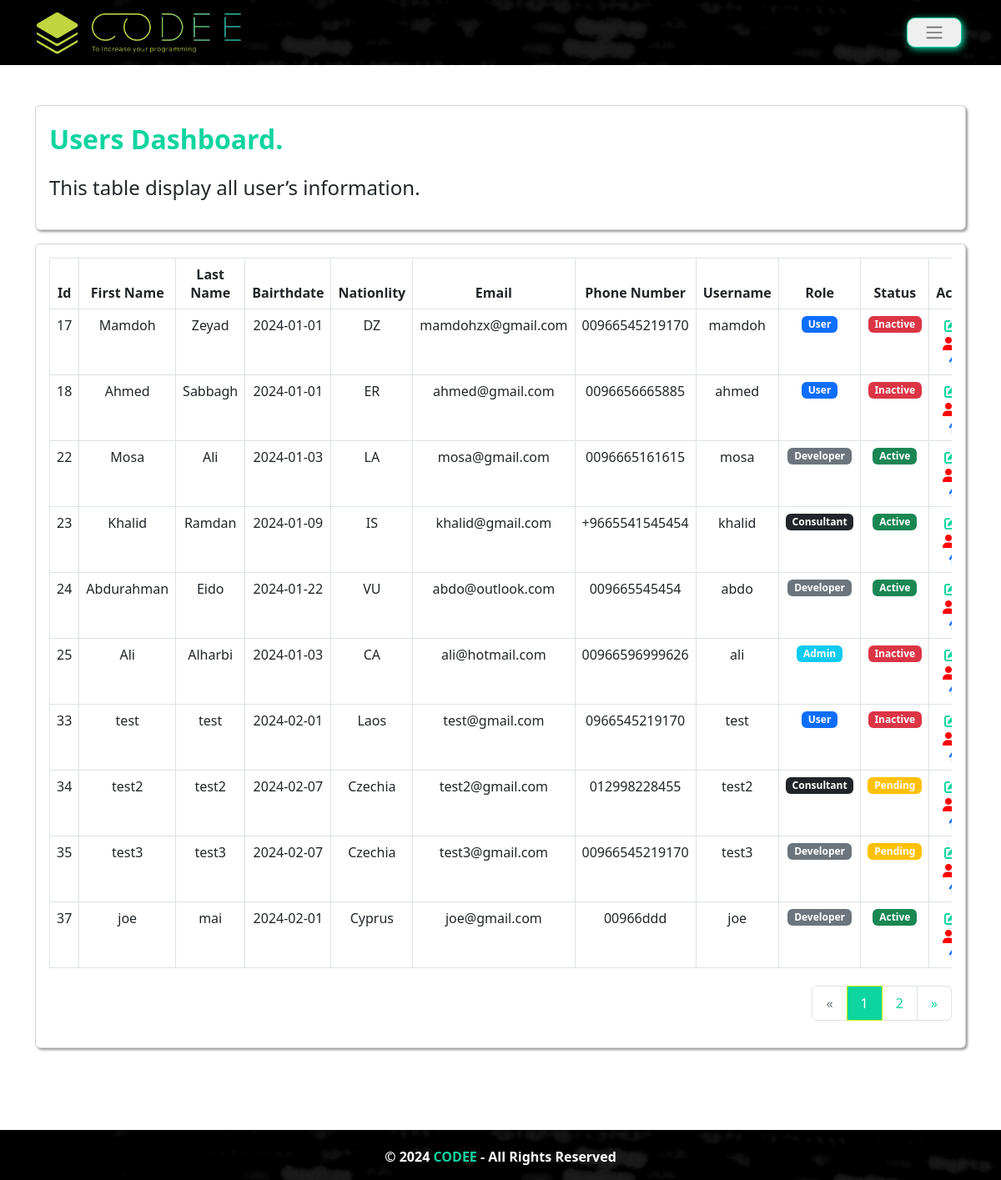
/views/admin.php (signed in), run on the app's committed database.
### tables this page shows
CREATE TABLE `users` (
  `id` int(11) NOT NULL,
  `first_name` varchar(30) NOT NULL,
  `last_name` varchar(30) NOT NULL,
  `birthdate` varchar(30) NOT NULL,
  `nationality` varchar(30) NOT NULL,
  `email` varchar(30) NOT NULL,
  `phone_number` varchar(30) NOT NULL,
  `username` varchar(30) NOT NULL,
  `password` varchar(250) NOT NULL,
  `role` varchar(30) NOT NULL,
  `status` varchar(30) NOT NULL
);

### views/admin.php (the view, shortened to what this page needs)
<?php
    require_once('../includes/partials/header.php');
    include("../includes/functions.php");
    if (isset($_SESSION['username']) && isset($_SESSION['first_name']) && isset($_SESSION['last_name'])) {
?>
<nav class="navbar my_navbar2">
    <div class="container">
        <a class="navbar-brand" href="home.php"><img class="my_logo" src="../assets/img/codee-logo.png" alt=""></a>
        <button class="my_btn1" type="button" data-bs-toggle="offcanvas" data-bs-target="#offcanvasNavbar" aria-controls="offcanvasNavbar">
        <span class="navbar-toggler-icon"></span>
        </button>
    </div>
</nav>
<div class="content-body mt-5">
    <div class="container">
        <div class="col-xl-12">
            <div class="card card_shadow">
                <div class="card-body">
                    <p class="my_header_font">Users Dashboard.</p>
                    <p class="light_font">This table display all user’s information.</p>
                </div>
            </div>
        </div>
    </div>
</div>
<div class="content-body mt-3 mb-5">
    <div class="container">
        <div class="col-xl-12">
            <div class="card card_shadow">
                <div class="card-body">
                    <div class="table-responsive">
                        <table class="table table-bordered verticle-middle text-center">
                            <thead>
                                <tr>
                                    <th scope="col">Id</th>
                                    <th scope="col">First Name</th>
                                    <th scope="col">Last Name</th>
                                    <th scope="col">Bairthdate</th>
                                    <th scope="col">Nationlity</th>
                                    <th scope="col">Email</th>
                                    <th scope="col">Phone Number</th>
                                    <th scope="col">Username</th>
                                    <th scope="col">Role</th>
                                    <th scope="col">Status</th>
                                    <th scope="col">Action</th>
                                </tr>
                            </thead>
                            <tbody>
                                <?php
                                    include("../includes/mysql_inti.php");
                                    function displayRoleBadge($role)
                                    {
                                        if ($role === "User")
                                            return 'badge bg-primary';
                                        else if ($role === "Developer")
                                            return 'badge bg-secondary';
                                        else if ($role === "Consultant")
                                            return 'badge bg-dark';
                                        else if ($role === "Admin")
                                            return 'badge bg-info';
                                        else
                                            return 'badge bg-info';
                                    }
                                    function displayStatusBadge($status)
                                    {
                                        if ($status === "Active")
                                            return 'badge bg-success';
                                        else if ($status === "Inactive")
                                            return 'badge bg-danger';
                                        else if ($status === "Pending")
                                            return 'badge bg-warning';
                                        else
                                            return 'badge bg-info';
                                    }
                                    function displayRow($rowId, $id, $first_name, $last_name, $bairthdate,
                                    $nationlity, $email, $phone_Number, $username, $role, $status){
                                        echo '<tr data-row-id="' . $rowId . '">';
                                        echo '<td class="text-left">' . $id . '</td>';
                                        echo '<td class="text-left">' . $first_name . '</td>';
                                        echo '<td class="text-left">' . $last_name . '</td>';
                                        echo '<td class="text-left">' . $bairthdate . '</td>';
                                        echo '<td class="text-left">' . $nationlity . '</td>';
                                        echo '<td class="text-left">' . $email . '</td>';
                                        echo '<td class="text-left">' . $phone_Number . '</td>';
                                        echo '<td class="text-left">' . $username . '</td>';
                                        echo '<td class="text-left"><span class="' . displayRoleBadge($role) . '">' . $role . ' </td>';
                                        echo '<td class="text-left"><span class="' . displayStatusBadge($status) . '">' . $status . '</td>';
                                        echo ' <td>';
                                        echo '<a data-bs-toggle="modal" data-bs-target="#exampleModal" title="Edit" href="javascript:void()" class="mr-4 pe-3 edit_icon" data-toggle="tooltip" data-placement="top"
                                            data-original-title="Edit" data-id="' . $id . '"><i class="fa-solid fa-pen-to-square"></i></a>';
                                        echo '<a title="Delete" href="javascript:void()" class="pe-3 delete_icon" data-toggle="tooltip" data-placement="top"
                                             data-original-title="Delete" data-id="' . $id . '"><i class="fa-solid fa-user-xmark"></i></a></span>';
                                        echo '<a data-bs-toggle="modal" data-bs-target="#exampleModal1" title="Verify User" href="javascript:void()" class="verify_icon" data-toggle="tooltip" data-placement="top"
                                             data-original-title="Verify" data-id="' . $id . '"><i class="fa-solid fa-person-circle-check"></i></a></span>';
                                        echo '</td>';
                                        echo '</tr>';
                                    }
                                    $rowsPerPage = 10;
                                    $page = isset($_GET['page']) ? intval($_GET['page']) : 1;
                                    $offset = ($page - 1) * $rowsPerPage;
                                    $sql = "SELECT * FROM users LIMIT $offset, $rowsPerPage";
                                    $result = mysqli_query($conn, $sql);
                                    $counter = 0;
                                    while ($row = mysqli_fetch_assoc($result)) {
                                        displayRow($counter, $row["id"], $row["first_name"], $row["last_name"], $row["birthdate"],
                                        $row["nationality"], $row["email"], $row["phone_number"], $row["username"], $row["role"], $row["status"]);
                                        $counter++;
                                    }
                                    $totalRowsQuery = "SELECT COUNT(*) AS total FROM users";
                                    $totalResult = mysqli_query($conn, $totalRowsQuery);
                                    $totalRows = mysqli_fetch_assoc($totalResult)['total'];
                                    echo '</tbody>';
                                    echo '</table>';
                                    echo '<div class="pagination d-flex justify-content-end">';
                                    echo '<ul class="pagination">';
                                    echo '<li class="page-item ' . ($page <= 1 ? 'disabled' : '') . '">';
                                    echo '<a class="page-link" href="?page=' . ($page - 1) . '" aria-label="Previous">';
                                    echo '<span aria-hidden="true">&laquo;</span>';
                                    echo '</a>';
                                    echo '</li>';
                                    for ($i = max(1, $page - 2); $i <= min($page + 2, ceil($totalRows / $rowsPerPage)); $i++) {
                                        echo '<li class="page-item ' . ($i == $page ? 'active' : '') . '">';
                                        echo '<a class="page-link" href="?page=' . $i . '">' . $i . '</a>';
                                        echo '</li>';
                                    }
                                    echo '<li class="page-item ' . ($page >= ceil($totalRows / $rowsPerPage) ? 'disabled' : '') . '">';
                                    echo '<a class="page-link" href="?page=' . ($page + 1) . '" aria-label="Next">';
                                    echo '<span aria-hidden="true">&raquo;</span>';
                                    echo '</a>';
                                    echo '</li>';
                                    echo '</ul>';
                                    echo '</div>';
                                ?>
                    </div>
                </div>
            </div>
        </div>
    </div>
</div>
<?php
  displayFooter();
?>
<?php
    }
    else{
        header("Location: login.php");
        exit();
    }
    require_once('../includes/partials/footer.php');
?>

### includes/partials/header.php (shortened to what this page needs)
<!DOCTYPE html>
<html lang="en">
<head>
    <link rel="stylesheet" type="text/css" href="../assets/css/my_style.css"/>
    <link rel="stylesheet" type="text/css" href="../assets/css/bootstrap.css"/>
    <link rel="stylesheet" type="text/css" href="../assets/css/bootstrap.min.css"/>
    <link rel="stylesheet" href="../assets/fonts/fontawesome/css/fontawesome.css"/>
    <link rel="stylesheet" href="../assets/fonts/fontawesome/css/brands.css"/>
    <link rel="stylesheet" href="../assets/fonts/fontawesome/css/solid.css"/>
    <link rel="stylesheet" href="https://cdnjs.cloudflare.com/ajax/libs/animate.css/4.1.1/animate.min.css">
</head>
<body>

### includes/functions.php (shortened to what this page needs)
<?php
    function displayFooter(){
        echo "<div class='home_footer'>
            <p>&copy; 2024 <span class='header_caption_blueFont'>CODEE</span> - All Rights Reserved</p>
        </div>";
    }
?>

### includes/partials/footer.php (shortened to what this page needs)
</body>
</html>

### assets/css/my_style.css (style rules this page uses)
:root { --darkgreen-color: #313631; --blue-color:#0ed4a0; --backGroundColor:#F9F9FE; --yellow-color: #d3f105; --cairo-font-family: 'Cairo', sans-serif; --box-shadw: 0px 4px 6px 0px #0c002e0f; --box-shadw2: 2px 2px 3px #999; }
body, html { width: 100%; height: 100%; margin: 0; padding: 0; }
.card_shadow { box-shadow: 2px 2px 3px #999 }
.my_navbar2 { background-image: url(../img/wp8778447.jpg); }
.my_logo { max-width: 250px; transition: max-width 0.3s ease; }
.header_caption_blueFont { color: var(--blue-color); }
.my_btn1 { padding: 5px 20px 5px 20px; margin-right: 5px; margin-left: 5px; border: 1px solid var(--blue-color); border-radius: 10px; box-shadow: 2px 2px 9px var(--blue-color); font-weight: bold; }
.home_footer { position: absolute; left: 0; right: 0; background: #FFF; height: auto; width: 100%; padding-top: 20px; text-align: center; color: #FFF; background-image: url(../img/wp8778447.jpg); font-weight: bolder; margin-top: 50px; }
.my_header_font { color: var(--blue-color); font-size: xx-large; font-weight: 700; }
.light_font { font-size: 24px; font-weight: lighter; }
.pagination { display: flex; justify-content: center; margin-top: 5px; }
.pagination .page-link { color: var(--blue-color); padding: 8px 16px; }
.pagination .page-item.active .page-link { color: #fff; background-color: var(--blue-color); border-color: var(--yellow-color); }
.edit_icon { color: var(--blue-color); }
.delete_icon { color: red }
.verify_icon { font-size: 18px; }

### data on the page
users: id "17", first_name "Mamdoh", last_name "Zeyad", birthdate "2024-01-01", nationality "DZ", email "mamdohzx@gmail.com", phone_number "00966545219170", username "mamdoh", role "User", status "Inactive"
users: id "18", first_name "Ahmed", last_name "Sabbagh", birthdate "2024-01-01", nationality "ER", email "ahmed@gmail.com", phone_number "0096656665885", username "ahmed", role "User", status "Inactive"
users: id "22", first_name "Mosa", last_name "Ali", birthdate "2024-01-03", nationality "LA", email "mosa@gmail.com", phone_number "0096665161615", username "mosa", role "Developer", status "Active"
users: id "23", first_name "Khalid", last_name "Ramdan", birthdate "2024-01-09", nationality "IS", email "khalid@gmail.com", phone_number "+9665541545454", username "khalid", role "Consultant", status "Active"
users: id "24", first_name "Abdurahman", last_name "Eido", birthdate "2024-01-22", nationality "VU", email "abdo@outlook.com", phone_number "009665545454", username "abdo", role "Developer", status "Active"
users: id "25", first_name "Ali", last_name "Alharbi", birthdate "2024-01-03", nationality "CA", email "ali@hotmail.com", phone_number "00966596999626", username "ali", role "Admin", status "Inactive"
users: id "33", first_name "test", last_name "test", birthdate "2024-02-01", nationality "Laos", email "test@gmail.com", phone_number "0966545219170", username "test", role "User", status "Inactive"
users: id "34", first_name "test2", last_name "test2", birthdate "2024-02-07", nationality "Czechia", email "test2@gmail.com", phone_number "012998228455", username "test2", role "Consultant", status "Pending"
users: id "35", first_name "test3", last_name "test3", birthdate "2024-02-07", nationality "Czechia", email "test3@gmail.com", phone_number "00966545219170", username "test3", role "Developer", status "Pending"
users: id "37", first_name "joe", last_name "mai", birthdate "2024-02-01", nationality "Cyprus", email "joe@gmail.com", phone_number "00966ddd", username "joe", role "Developer", status "Active"
